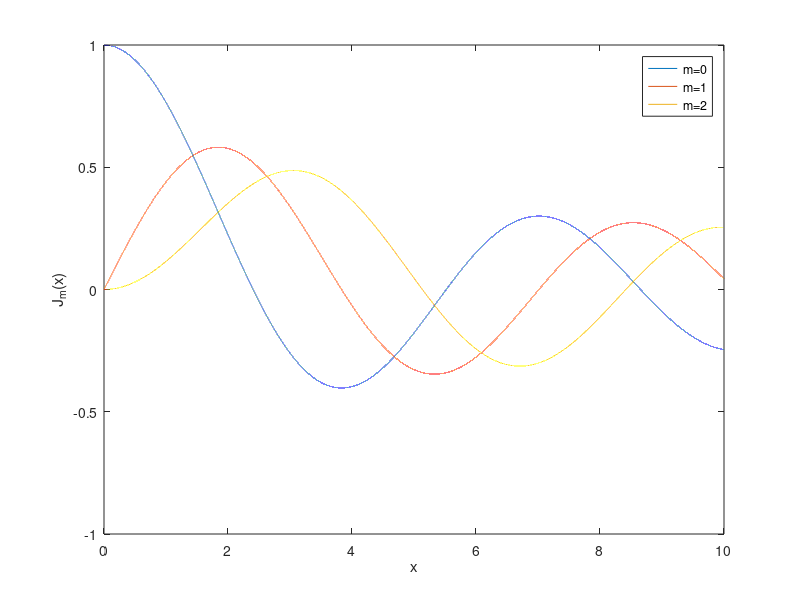
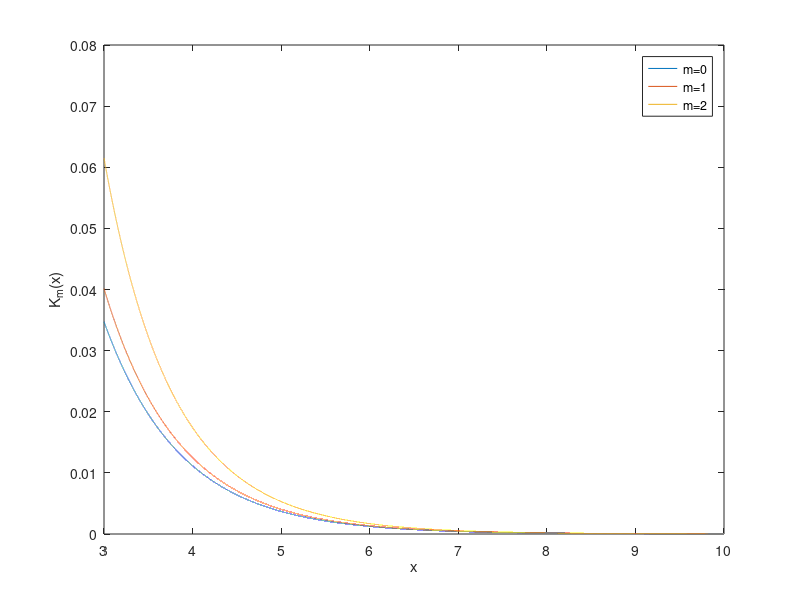

Recreate these plots in MATLAB, in order.
x1=1e-4:1e-4:10;
x2=3:1e-4:10;

for m=0:2
    Jm=besselj(m,x1);
    figure(1)
    plot(x1,Jm);
    hold on;
    Km=besselk(m,x2);
    figure(2)
    plot(x2,Km);
    hold on;
end
figure(1);
xlabel('x');
ylabel('J_m(x)');
legend('m=0','m=1','m=2','m=3','m=4','m=5');
hold off;
figure(2);
xlabel('x');
ylabel('K_m(x)');
legend('m=0','m=1','m=2','k=3','m=4','m=5');
hold off;